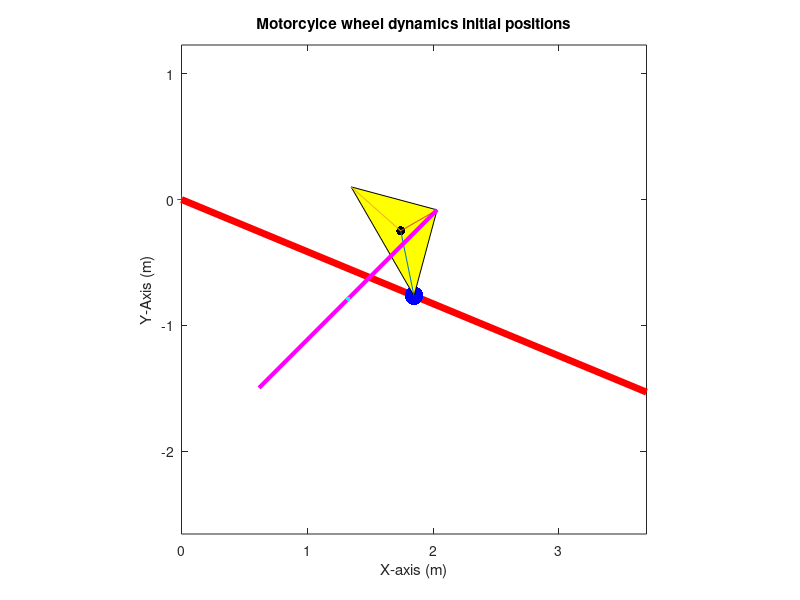

The MATLAB script that drew this image: (Note: this script raises an error after producing the figure.)
clear 
close all
clc
%% parameters
%initial angles
th1_0 = -pi/8;
th2_0 = pi/4;
th3_0 = -pi/3;
% linkage masses
m1 = 20;
m2 = 2;
m3 = 3;
g = 9.81;
% linkage lengths
L1 = 4;
Lae = 2;
L2 = 2;
L3 = 1;

%link 3 stuff

beta1 = pi/4;
gamma = pi-2*beta1;
L32 = L3/(2*cos(beta1));
a = (1/3)*L32*sin(beta1);
b = (1/2)*L3;
c = norm([a b]);
d = L32*sin(beta1);
psi = atan(a/b);
phi = th3_0+pi()-beta1;
sigma = beta1-psi;
h = (3/2)*c;

%alpha = th3_0-psi;
eta = th3_0+pi()+psi;

% track profile constants
Am = 0.2;
w0 = 4;
t0 = 0;

% spring 1 and 2 constants
Ls1 = 1;
Ls2 = 1;
k1 = 400;
k2_r = 1000;
% damper constant
dap = 20;

% position of point A
Ap = [0,0];

% position of point B

%initial link points vectors
%   find fixed point of C with initial theta values and lengths of linkages
r_e_a = [Lae*cos(th1_0),Lae*sin(th1_0)];
r_f_e = [L32*cos(phi), L32*sin(phi)];
r_c_f = [-L2*cos(th2_0),-L2*sin(th2_0)];
AC0x= r_e_a(1)+r_f_e(1)+r_c_f(1);
AC0y = r_e_a(2)+r_f_e(2)+r_c_f(2);
AC0 = [AC0x, AC0y];

Cp = Ap+AC0;

%   find initial pose for link 1
r_c1_a = [L1/2*cos(th1_0) L1/2*sin(th1_0) 0];
r01 = [Ap th1_0]+r_c1_a;
x1_0=r01(1);
y1_0 = r01(2);
%   find initial pose for link 2
r_c2_c = [L2/2*cos(th2_0) L2/2*sin(th2_0) 0];
r02 = [Cp th2_0]+r_c2_c;
x2_0=r02(1);
y2_0 = r02(2);
%   find initial pose for link 3
r_c3_e = [c*cos(phi+sigma) c*sin(phi+sigma) 0];
r_e_a = [Lae*cos(th1_0) Lae*sin(th1_0) 0 ];
r03 = [Ap th3_0]+r_e_a+r_c3_e;
x3_0=r03(1);
y3_0 = r03(2);
%   all other relevent vectors:
%r_d_op = [0 Ls2+L1/2*sin(th1_0)-Am*sin(w0*t) 0];
r_d_a = [L1*cos(th1_0) L1*sin(th1_0) 0];
r_f_c = [L2*cos(th2_0) L2*sin(th2_0) 0];
r_g_e = [-L3*cos(th3_0) -L3*sin(th3_0) 0];
r_f_c3 = [d*2/3*cos(th3_0+pi()/2) d*2/3*sin(th3_0+pi()/2) 0];
r_g_c3 = [c*cos(th3_0+pi()+psi) c*sin(th3_0+pi()+psi) 0];
% Make initial spring direction parallel to link2
Bp = Ap+r_e_a(1:2)+r_g_e(1:2)+[-Ls1*cos(th2_0),-Ls1*sin(th2_0)];
B0x = Bp(1);
B0y = Bp(2);
r_g_b = [x3_0+2*h/3*cos(eta)-B0x y3_0+2*h/3*sin(eta)-B0y 0];
% build initial state vector
v0 = [0 0 0 0 0 0 0 0 0]';
X0 = [r01';r02';r03';v0];


%% Plot initial position
figure('Units','centimeters',...
'Position',[12 2 15 15])
hold on
axis equal
% xlim([-1 1])
% ylim([-.1 1])

plot(0,0,'r+')
xlabel('X-axis (m)')
ylabel('Y-Axis (m)')
title('Motorcylce wheel dynamics initial positions')
box on
%% plot swingarm
AD = [Ap 0;r_d_a];
h2 = plot(AD(:,1),AD(:,2),'r','LineWidth',5);
h1 = plot(X0(1),X0(2),'b.','MarkerSize',40);

%% plot the triangle
%cog3

%position vectors
vertsL3 = [];
vertsL3(1,:) = Ap+r_e_a(1:2);
vertsL3(2,:) = vertsL3(1,:)+r_f_e(1:2);
vertsL3(3,:) = vertsL3(1,:)+r_g_e(1:2);
h5 = fill(vertsL3(:,1),vertsL3(:,2),'y');
h4 = plot(X0(7),X0(8),'k.','MarkerSize',20);
R_c3_e = [Ap+r_e_a(1:2); Ap+r_e_a(1:2)+r_c3_e(1:2)];
R_f_c3 = [X0(7:8)'; X0(7:8)'+r_f_c3(1:2)];
R_g_c3 = [X0(7:8)'; X0(7:8)'+r_g_c3(1:2)];
h8 = plot(R_c3_e(:,1),R_c3_e(:,2));
h9 = plot(R_f_c3(:,1),R_f_c3(:,2));
h10 = plot(R_g_c3(:,1),R_g_c3(:,2));
%% plot link 2 CF
%cog2

%plot link CF
CF = [Cp 0];
CF = [CF; [Cp 0]+r_f_c];
h7 = plot(CF(:,1),CF(:,2),'m','Linewidth',3);
h6 = plot(X0(4),X0(5),'c.','MarkerSize',10);
%delete([h1,h2,h4,h5,h6,h7])
hold off
%% find solution
%calculate DAE gov. equations matrix
[A,F] = DAEgovEqns();
S = v2struct(y1_0, L1, th1_0, Ls2, Am, w0,...
      k2_r);
A = subs(A);
F = subs(F);

% Timespan
tfinal = 5;
deltat = 0.001;
t = 0:deltat:tfinal;

% Create global variable to store Forces
global Forces
Forces = [];
fdynamic = @(t,X) fourBarLinkSusp(t,X,S,A,F);

%options = odeset('absTol', 1e-12,'relTol', 1e-12);
options = odeset('RelTol',1e-6);
tic
[t,X] = ode45(fdynamic,t,X0,options);
disp(toc)
x1 = X(:,1);...+p.OAx;
y1 = X(:,2);...+p.OAy;
th1 = X(:,3);
x2 = X(:,4);
y2 = X(:,5);
th2 = X(:,6);
x3 = X(:,7);
y3= X(:,8);
th3 = X(:,9);
xtrack = x1+L1/2*cos(th1);
ytrack = X0(2)+L1/2*sin(th1_0)-Ls2+Am*sin(w0*t);
%% Plot Reaction Forces
Ra_mag = sqrt(Forces(:,1).^2+Forces(:,2).^2);
Rc_mag = sqrt(Forces(:,3).^2+Forces(:,4).^2);
Re_mag = sqrt(Forces(:,5).^2+Forces(:,6).^2);
Rf_mag = sqrt(Forces(:,7).^2+Forces(:,8).^2);
figure4 = figure;
hold on
box on
xlabel('time [s]')
ylabel('Force [N]')
title('Magnitude of Reaction Forces')
t_f = linspace(0,tfinal,size(Forces,1));
plot(t_f,Ra_mag)
plot(t_f,Rc_mag)
plot(t_f,Re_mag)
plot(t_f,Rf_mag)
legend('R_a','R_c','R_e','R_f')
hold off
%% Plot Spring Forces
FFs2 = Forces(:,9);
disp = Forces(:,10);
figure5 = figure;
hold on
box on
xlabel('time [s]')
ylabel('Force [N]')
title('Spring 2 Force')
t_f = linspace(0,tfinal,size(Forces,1));
plot(t_f,FFs2)
legend('Fs2')
hold off

figure6 = figure;
hold on
box on
xlabel('time [s]')
ylabel('displacement [m]')
title('Spring 2 Displacement')
plot(t_f,disp)
legend('r_d_op')
hold off
%% Plot details
figure2 = figure('Units','centimeters',...
'Position',[12 2 15 15]);
hold on
axis equal
xlim([-1 5])
ylim([-3 0.5])
plot(0,0,'r+')
xlabel('X-axis (m)')
ylabel('Y-Axis (m)')
title('Motorcylce wheel dynamics')
box on
idx = 1;

for j = 1:(length(t)-1)/20+1
    i = (j-1)*20+1;
    % time dependent parameters and vectors
    phi = th3(i)+pi()-beta1;
    eta = th3(i)+pi()+psi;
    r_d_a = [L1*cos(th1(i)) L1*sin(th1(i)) 0];
    r_e_a = [Lae*cos(th1(i)) Lae*sin(th1(i)) 0 ];
    r_f_e = [L32*cos(phi), L32*sin(phi)];
    r_g_e = [-L3*cos(th3(i)) -L3*sin(th3(i)) 0];
    r_f_c = [L2*cos(th2(i)) L2*sin(th2(i)) 0];
    r_g_c3 = [c*cos(th3(i)+pi()+psi) c*sin(th3(i)+pi()+psi) 0];
    %plot cog1 swingarm
    
    AD = [Ap 0;r_d_a];
    h2 = plot(AD(:,1),AD(:,2),'r','LineWidth',5);
    h1 = plot(x1(i),y1(i),'b.','MarkerSize',40);
    
    %plot cog3 triangle

    %position vectors
    vertsL3 = [];
    vertsL3(1,:) = Ap+r_e_a(1:2);
    vertsL3(2,:) = vertsL3(1,:)+r_f_e(1:2);
    vertsL3(3,:) = vertsL3(1,:)+r_g_e(1:2);
    h5 = fill(vertsL3(:,1),vertsL3(:,2),'y');
    h4 = plot(x3(i),y3(i),'k.','MarkerSize',40);
    
    %plot cog2 link 2

    CF = [Cp 0];
    CF = [CF; [Cp 0]+r_f_c];
    h7 = plot(CF(:,1),CF(:,2),'m','Linewidth',3);
    h6 = plot(x2(i),y2(i),'c.','MarkerSize',40);
    %plot path
    h8 = plot(x1(1:i),y1(1:i),'m-');
    h9 = plot(x3(1:i),y3(1:i),'c-');
    h10 = plot(x2(1:i),y2(1:i),'b');
    %plot track height
    
    h11 = plot(xtrack(1:i),ytrack(1:i),'g.','MarkerSize',3);
    h3 = plot([-5 5],[ytrack(i) ytrack(i)],'g','LineWidth',3);
    % plot springs
    ro = 0.1;
    [xs1,ys1] = spring(xtrack(i),ytrack(i),Ap(1)+r_d_a(1),Ap(2)+r_d_a(2),5,Ls2,ro); 
    [xs2,ys2] = spring(B0x,B0y,x3(i)+r_g_c3(1),y3(i)+r_g_c3(2),5,Ls2,ro); 
    h12 = plot(xs1,ys1,'b','LineWidth',2);
    h13 = plot(xs2,ys2,'b','LineWidth',2);
    % plot damper portion
    h14 = plot([B0x,x3(i)+r_g_c3(1)],[B0y,y3(i)+r_g_c3(2)],'k','LineWidth',4);
    
    % plot wheel
    h15 = circle(Ap(1)+r_d_a(1),Ap(2)+r_d_a(2),Ls2);%abs(Ap(2)+r_d_a(2)-ytrack(i)));
    
    
    pause(0.1)
    
    frame = getframe(figure2);
    im{idx} = frame2im(frame);
    if i>length(t)-22
        break
    end
    delete([h1,h2,h3,h4,h5,h6,h7,h8,h9,h10,h11,h12,h13,h14,h15]...,h3,h4])
        )
    idx = idx+1;
end

filename = 'testAnimated.gif'; % Specify the output file name
nImages = idx;
for idx = 1:nImages
    [A,map] = rgb2ind(im{idx},256);
    if idx == 1
        imwrite(A,map,filename,'gif','LoopCount',Inf,'DelayTime',0.1);
    else
        imwrite(A,map,filename,'gif','WriteMode','append','DelayTime',0.1);
    end
end

legend('origin','', 'C.O.M 1','','C.O.M 3','','C.O.M 2','path1','path3',...
    'path2','wheel contact path','track','spring1','spring2','damper','wheel')
vertsAframex = [0, B0x,Cp(1),-0.5];
vertsAframey = [0, B0y,Cp(2),Cp(2)];
h16 = fill(vertsAframex,vertsAframey,'k');
function h = circle(x,y,r)
ang=0:0.01:2*pi; 
xp=r*cos(ang);
yp=r*sin(ang);
h = plot(x+xp,y+yp,'k','LineWidth',4);
end